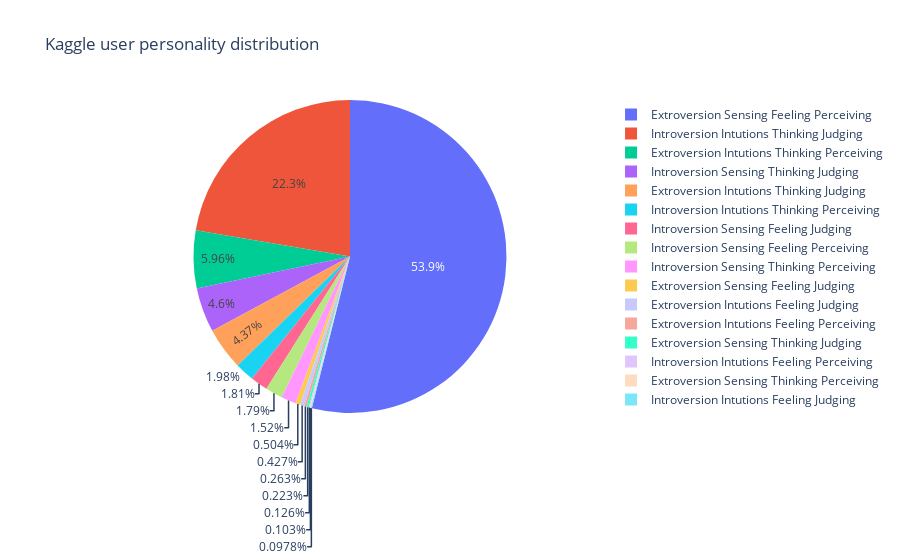

The code cell stored with this chart in its notebook:
### Markdown cell above
# Graphical Representation of personality by percent

### Code cell
labels = pred_df['description']
sizes = pred_df['percent']*100

trace = go.Pie(labels = labels, values = sizes)
layout = go.Layout(title = "Kaggle user personality distribution")

data = [trace]
fig = go.Figure(data = data, layout = layout)
py.iplot(fig)

### Figure 1 — Plotly figure (JSON) as saved in the notebook; plotly's stock layout.template omitted (floating-point values rounded to 4 significant figures)
{"data": [{"labels": ["Extroversion Sensing Feeling Perceiving", "Introversion Intutions Thinking Judging", "Extroversion Intutions Thinking Perceiving", "Introversion Sensing Thinking Judging", "Extroversion Intutions Thinking Judging", "Introversion Intutions Thinking Perceiving", "Introversion Sensing Feeling Judging", "Introversion Sensing Feeling Perceiving", "Introversion Sensing Thinking Perceiving", "Extroversion Sensing Feeling Judging", "Extroversion Intutions Feeling Judging", "Extroversion Intutions Feeling Perceiving", "Extroversion Sensing Thinking Judging", "Introversion Intutions Feeling Perceiving", "Extroversion Sensing Thinking Perceiving", "Introversion Intutions Feeling Judging"], "type": "pie", "values": [53.92, 22.32, 5.958, 4.596, 4.373, 1.976, 1.807, 1.788, 1.519, 0.5042, 0.4267, 0.2626, 0.2231, 0.1261, 0.103, 0.09778]}], "layout": {"title": {"text": "Kaggle user personality distribution"}}}
